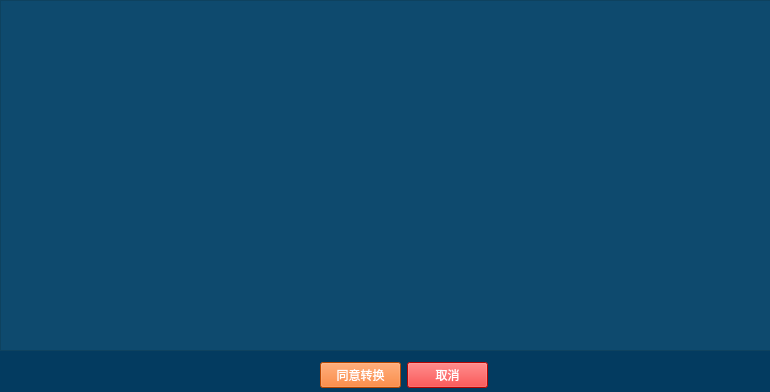
<?xml version="1.0" encoding="UTF-8"?>
<ui version="4.0">
 <class>jsj_Controldlg</class>
 <widget class="QWidget" name="jsj_Controldlg">
  <property name="geometry">
   <rect>
    <x>0</x>
    <y>0</y>
    <width>770</width>
    <height>392</height>
   </rect>
  </property>
  <property name="maximumSize">
   <size>
    <width>16777215</width>
    <height>16777215</height>
   </size>
  </property>
  <property name="sizeIncrement">
   <size>
    <width>548</width>
    <height>344</height>
   </size>
  </property>
  <property name="windowTitle">
   <string>Form</string>
  </property>
  <property name="styleSheet">
   <string notr="true">QWidget#jsj_Controldlg{
	background-color: rgb(3, 59, 96);
}
</string>
  </property>
  <widget class="QTableWidget" name="tableWidget">
   <property name="geometry">
    <rect>
     <x>0</x>
     <y>0</y>
     <width>771</width>
     <height>351</height>
    </rect>
   </property>
   <property name="styleSheet">
    <string notr="true">background-color: rgba(18, 81, 116, 180);
font: 10pt &quot;黑体&quot;;
color: rgb(255, 255, 255);

color: rgb(255, 255, 255);</string>
   </property>
  </widget>
  <widget class="QWidget" name="layoutWidget">
   <property name="geometry">
    <rect>
     <x>320</x>
     <y>360</y>
     <width>168</width>
     <height>31</height>
    </rect>
   </property>
   <layout class="QHBoxLayout" name="horizontalLayout">
    <item>
     <widget class="QPushButton" name="pushButton">
      <property name="minimumSize">
       <size>
        <width>80</width>
        <height>20</height>
       </size>
      </property>
      <property name="styleSheet">
       <string notr="true">background-color: rgb(255, 98, 0);
font: 87 12pt &quot;Arial Black&quot;;
color: rgb(255, 255, 255);</string>
      </property>
      <property name="text">
       <string>同意转换</string>
      </property>
     </widget>
    </item>
    <item>
     <widget class="QPushButton" name="pushButton_2">
      <property name="minimumSize">
       <size>
        <width>80</width>
        <height>20</height>
       </size>
      </property>
      <property name="styleSheet">
       <string notr="true">background-color: rgb(255, 6, 2);
font: 87 12pt &quot;Arial Black&quot;;
color: rgb(255, 255, 255);</string>
      </property>
      <property name="text">
       <string>取消</string>
      </property>
     </widget>
    </item>
   </layout>
  </widget>
 </widget>
 <resources/>
 <connections/>
</ui>
